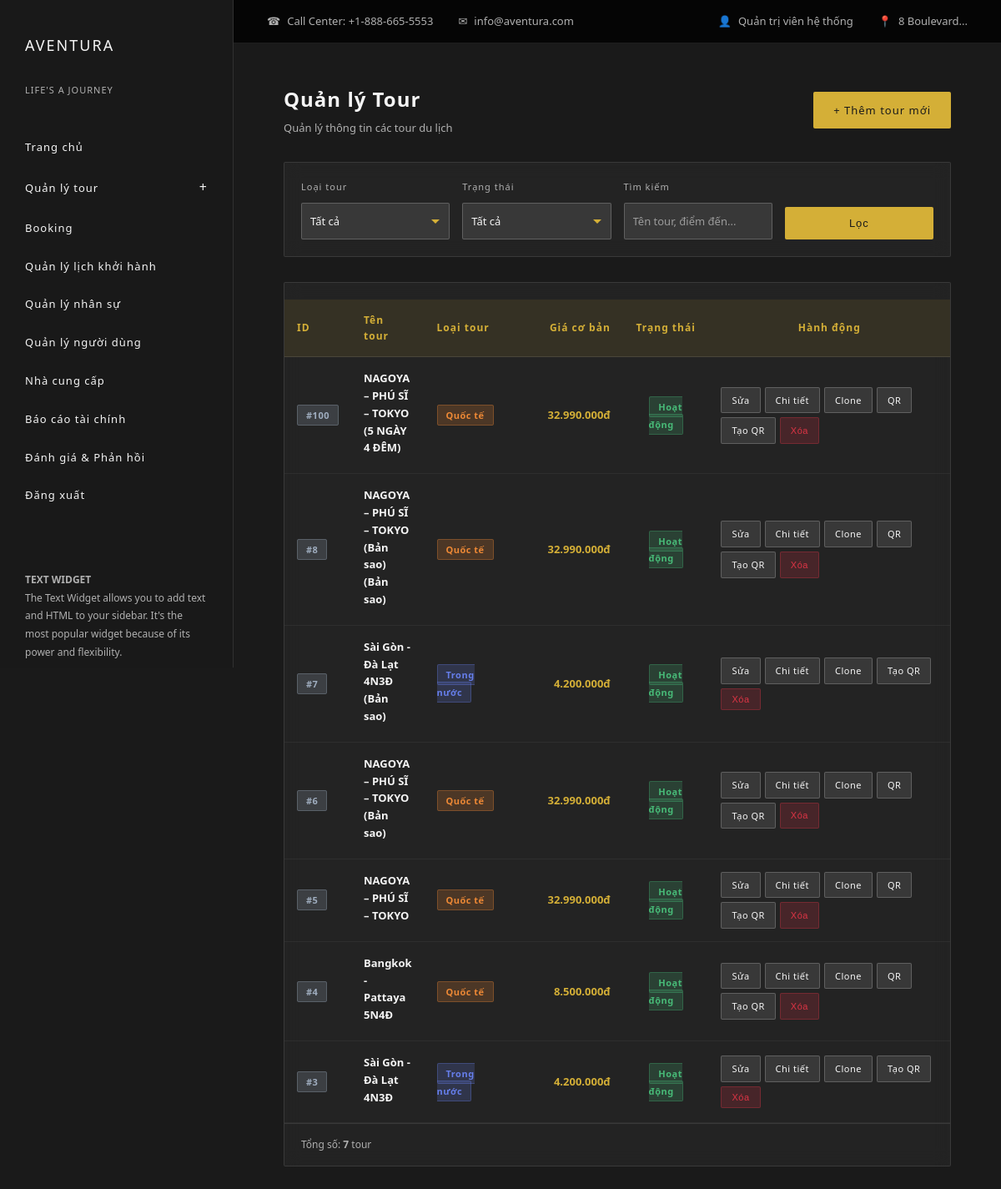
Page /index.php?act=admin/quanLyTour (signed in) on the committed database.
### tables this page shows
CREATE TABLE `tour` (
  `tour_id` int(11) NOT NULL,
  `ten_tour` varchar(255) DEFAULT NULL,
  `loai_tour` enum('TrongNuoc','QuocTe','TheoYeuCau') DEFAULT NULL,
  `mo_ta` text DEFAULT NULL,
  `gia_co_ban` decimal(15,2) DEFAULT NULL,
  `chinh_sach` text DEFAULT NULL,
  `id_nha_cung_cap` int(11) DEFAULT NULL,
  `tao_boi` int(11) DEFAULT NULL,
  `trang_thai` enum('HoatDong','TamDung','HetHan') DEFAULT 'HoatDong',
  `qr_code_path` varchar(255) DEFAULT NULL COMMENT 'Đường dẫn file QR code'
);

### controllers/AdminController.php (called while the page is built, shortened)
<?php
class AdminController {
    public function quanLyTour() {
        $tourModel = new Tour();
        $loaiTour = $_GET['loai_tour'] ?? '';
        $trangThai = $_GET['trang_thai'] ?? '';
        $search = trim($_GET['search'] ?? '');
        if (!empty($loaiTour) || !empty($trangThai) || !empty($search)) {
            $conditions = [];
            if (!empty($loaiTour)) {
                $conditions['loai_tour'] = $loaiTour;
            }
            if (!empty($trangThai)) {
                $conditions['trang_thai'] = $trangThai;
            }
            $tours = $tourModel->find($conditions);
            if (!empty($search)) {
                $tours = array_filter($tours, function($tour) use ($search) {
                    return stripos($tour['ten_tour'] ?? '', $search) !== false;
                });
            }
        } else {
        $tours = $tourModel->getAll();
        }
        require 'views/admin/quan_ly_tour.php';
    }
}

### commons/env.php (called while the page is built, shortened)
<?php
function getPDOConnection() {
    try {
        $conn = new PDO(
            "mysql:host=" . DB_HOST . ";port=" . DB_PORT . ";dbname=" . DB_NAME . ";charset=utf8mb4",
            DB_USERNAME,
            DB_PASSWORD,
            [
                PDO::ATTR_ERRMODE => PDO::ERRMODE_EXCEPTION,
                PDO::ATTR_DEFAULT_FETCH_MODE => PDO::FETCH_ASSOC,
                PDO::ATTR_EMULATE_PREPARES => false
            ]
        );
        $conn->exec("SET time_zone = '+07:00'");
        return $conn;
    } catch (PDOException $e) {
        die("Kết nối thất bại: " . $e->getMessage());
    }
}

### commons/function.php (called while the page is built, shortened)
<?php
function connectDB() {
    return getPDOConnection();
}

### models/Tour.php (called while the page is built, shortened)
<?php
class Tour
{
    public $conn;
    public function __construct()
    {
        $this->conn = connectDB();
    }
    public function getAll() {
        $sql = "SELECT * FROM tour ORDER BY tour_id DESC";
        $stmt = $this->conn->prepare($sql);
        $stmt->execute();
        return $stmt->fetchAll();
    }
}

### views/admin/quan_ly_tour.php (the view, shortened to what this page needs)
<div class="page-header">
    <div>
        <h2>Quản lý Tour</h2>
        <p>Quản lý thông tin các tour du lịch</p>
    </div>
    <a href="<?php echo BASE_URL; ?>index.php?act=tour/create" class="btn btn-primary">
        + Thêm tour mới
    </a>
</div>
<div class="filter-section">
    <form method="get" action="index.php">
        <div class="filter-row">
            <div class="form-group">
                <label>Loại tour</label>
                <select name="loai_tour" class="form-group select">
                    <option value="">Tất cả</option>
                </select>
            </div>
            <div class="form-group">
                <label>Trạng thái</label>
                <select name="trang_thai" class="form-group select">
                    <option value="">Tất cả</option>
                </select>
            </div>
            <div class="form-group">
                <label>Tìm kiếm</label>
                <input type="search" name="search" class="form-group input" placeholder="Tên tour, điểm đến..." value="<?php echo htmlspecialchars($_GET['search'] ?? ''); ?>">
            </div>
            <div class="form-group">
                <button type="submit" class="btn btn-primary" style="width: 100%;">
                    Lọc
                </button>
            </div>
        </div>
    </form>
</div>
<?php if (!empty($tours)): ?>
    <div class="table-wrapper">
        <table class="table">
            <thead>
                <tr>
                    <th style="width: 80px;">ID</th>
                    <th>Tên tour</th>
                    <th style="width: 120px;">Loại tour</th>
                    <th style="width: 150px; text-align: right;">Giá cơ bản</th>
                    <th style="width: 120px; text-align: center;">Trạng thái</th>
                    <th style="width: 400px; text-align: center;">Hành động</th>
                </tr>
            </thead>
            <tbody>
                <?php foreach ($tours as $tour) : ?>
                <tr>
                    <td>
                        <span class="badge badge-secondary">#<?php echo htmlspecialchars($tour['tour_id']); ?></span>
                    </td>
                    <td>
                        <div style="font-weight: 600; margin-bottom: 5px;"><?php echo htmlspecialchars($tour['ten_tour']); ?></div>
                    </td>
                    <td>
                        <?php
                        $loaiTourLabels = [
                            'TrongNuoc' => ['Trong nước', 'badge-info'],
                            'QuocTe' => ['Quốc tế', 'badge-warning'],
                            'TheoYeuCau' => ['Theo yêu cầu', 'badge-secondary']
                        ];
                        $loai = $tour['loai_tour'] ?? 'TrongNuoc';
                        $label = $loaiTourLabels[$loai] ?? $loaiTourLabels['TrongNuoc'];
                        ?>
                        <span class="badge <?php echo $label[1]; ?>"><?php echo $label[0]; ?></span>
                    </td>
                    <td style="text-align: right;">
                        <span style="font-weight: 600; color: var(--accent-gold);"><?php echo number_format((float)$tour['gia_co_ban'], 0, ',', '.'); ?>đ</span>
                    </td>
                    <td style="text-align: center;">
                        <?php if ($tour['trang_thai'] === 'HoatDong'): ?>
                            <span class="badge badge-success">Hoạt động</span>
                        <?php else: ?>
                            <span class="badge badge-danger">Ngừng</span>
                        <?php endif; ?>
                    </td>
                    <td style="text-align: center;">
                        <div class="btn-group">
                            <a href="<?php echo BASE_URL; ?>index.php?act=tour/update&id=<?php echo urlencode($tour['tour_id']); ?>"
                               class="btn btn-secondary btn-sm" title="Sửa tour">
                                Sửa
                            </a>
                            <a href="<?php echo BASE_URL; ?>index.php?act=admin/chiTietTour&id=<?php echo urlencode($tour['tour_id']); ?>"
                               class="btn btn-secondary btn-sm" title="Chi tiết tour">
                                Chi tiết
                            </a>
                            <a href="<?php echo BASE_URL; ?>index.php?act=tour/clone&id=<?php echo urlencode($tour['tour_id']); ?>"
                               class="btn btn-secondary btn-sm" title="Sao chép tour"
                               onclick="return confirm('Bạn có muốn sao chép tour này?');">
                                Clone
                            </a>
                            <?php
                            $qrPath = !empty($tour['qr_code_path']) ? BASE_URL . $tour['qr_code_path'] : null;
                            if ($qrPath): ?>
                                <a href="<?php echo $qrPath; ?>" class="btn btn-secondary btn-sm" target="_blank" rel="noopener" title="Xem mã QR">
                                    QR
                                </a>
                            <?php endif; ?>
                            <a href="<?php echo BASE_URL; ?>index.php?act=tour/generateQr&id=<?php echo urlencode($tour['tour_id']); ?>"
                               class="btn btn-secondary btn-sm" title="Tạo/Cập nhật mã QR">
                                Tạo QR
                            </a>
                            <button onclick="if(confirm('Bạn có chắc muốn xóa tour này?')) window.location.href='<?php echo BASE_URL; ?>index.php?act=tour/delete&id=<?php echo urlencode($tour['tour_id']); ?>'"
                                    class="btn btn-secondary btn-sm" style="background: rgba(220, 53, 69, 0.2); color: #dc3545; border-color: rgba(220, 53, 69, 0.3);" title="Xóa tour">
                                Xóa
                            </button>
                        </div>
                    </td>
                </tr>
                <?php endforeach; ?>
            </tbody>
        </table>
        <div style="padding: 15px 20px; border-top: 1px solid rgba(255, 255, 255, 0.1); color: var(--text-muted); font-size: 12px;">
            Tổng số: <strong><?php echo count($tours); ?></strong> tour
        </div>
    </div>
<?php endif; ?>
<?php
require __DIR__ . '/../layouts/aventura.php';
?>

### rows in the picture
tour: tour_id "100", ten_tour "NAGOYA – PHÚ SĨ – TOKYO (5 NGÀY 4 ĐÊM)", loai_tour "Quốc tế", gia_co_ban "32.990.000", trang_thai "Hoạt động"
tour: tour_id "8", ten_tour "NAGOYA – PHÚ SĨ – TOKYO (Bản sao) (Bản sao)", loai_tour "Quốc tế", gia_co_ban "32.990.000", trang_thai "Hoạt động"
tour: tour_id "7", ten_tour "Sài Gòn - Đà Lạt 4N3Đ (Bản sao)", loai_tour "Trong nước", gia_co_ban "4.200.000", trang_thai "Hoạt động"
tour: tour_id "6", ten_tour "NAGOYA – PHÚ SĨ – TOKYO (Bản sao)", loai_tour "Quốc tế", gia_co_ban "32.990.000", trang_thai "Hoạt động"
tour: tour_id "5", ten_tour "NAGOYA – PHÚ SĨ – TOKYO", loai_tour "Quốc tế", gia_co_ban "32.990.000", trang_thai "Hoạt động"
tour: tour_id "4", ten_tour "Bangkok - Pattaya 5N4Đ", loai_tour "Quốc tế", gia_co_ban "8.500.000", trang_thai "Hoạt động"
tour: tour_id "3", ten_tour "Sài Gòn - Đà Lạt 4N3Đ", loai_tour "Trong nước", gia_co_ban "4.200.000", trang_thai "Hoạt động"

### other values in the picture
$_SESSION['user_name'] "Quản trị viên hệ thống"
count($tours) "7"
